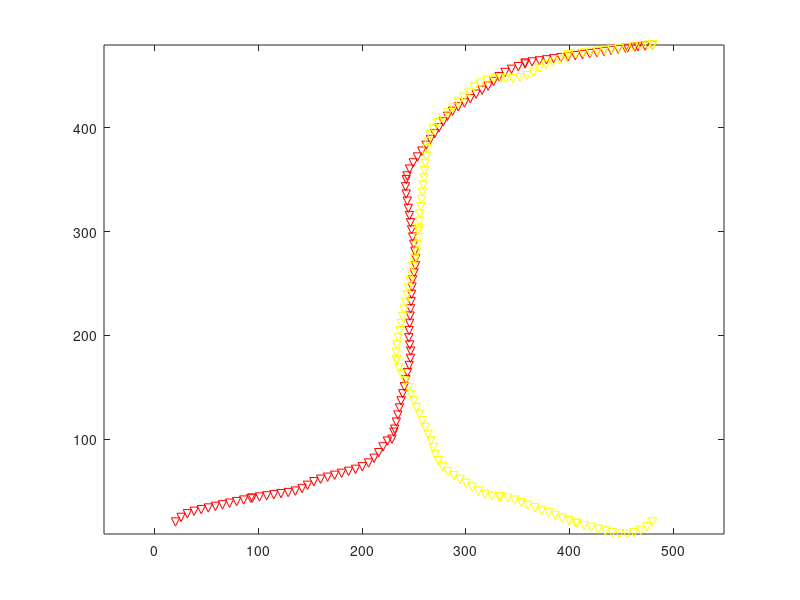

MATLAB code to generate this figure: (Note: this script raises an error after producing the figure.)
clearvars
close all
rand('state',1);

env.x_max = 500;
env.y_max = 500;
x_max=500;
y_max=500;
width_c=50;
width_b=100;
l_block=0.5*(x_max-width_c);
h_block=(y_max-2*width_b);
obstacle1 = [0,width_b,l_block,h_block];
obstacle2 = [x_max-l_block,width_b,l_block,h_block];
ob_vec=[obstacle1;obstacle2];
env.ob_vec=ob_vec;

EPS = 10;
rho=40;
    BETA=EPS/rho; 
numNodes=2000;

% 7-10 deconfliciton
dt=0.1;

confliction_init.notCollided=1;

%% Agent1
agent1.q_start.coord = [20 20];
agent1.q_start.dir=pi/4; 
agent1.q_start.cost = 0;
agent1.q_start.parent = 0;

agent1.q_goal.coord = [x_max-20 y_max-20];
agent1.q_goal.cost = 0;
agent1.q_goal.dir=0;

agent1.speedmode=0;
agent1.q_ci=agent1.q_start;

agent1.i=2; %used for path following

agent1.confliction=confliction_init;


%% Agent2
agent2.q_start.coord = [x_max-20 20];
agent2.q_start.dir=-3*pi/4; 
agent2.q_start.cost = 0;
agent2.q_start.parent = 0;

agent2.q_goal.coord = [x_max-20 y_max-20];
agent2.q_goal.cost = 0;
agent2.q_goal.dir=0;

agent2.speedmode=0;
agent2.q_ci=agent2.q_start;

agent2.i=2;

agent2.confliction=confliction_init;

% load('path')
% agent1.path=newpath;
% agent1.i=2;

% load('path_data')
load('newpath_data2')
agent1.path=newpath1;
agent2.path=newpath2;


% plot_env(env,1)
plot(agent1.path(:,1),agent1.path(:,2),'rv')
hold on
plot(agent2.path(:,1),agent2.path(:,2),'yv')
axis equal
% axis([10 50 10 50])

% state_check1=[];
% state_check2=[];
dist_agent=[];

Agents=[agent1; agent2];

for t=0:dt:80
    t
%     agent1=controlFollowPath(agent1,rho,EPS,dt);
%     agent2=controlFollowPath(agent2,rho,EPS,dt);

%--------
    Agents=control(Agents,rho,EPS,dt);
    for i=1:2
        plot(Agents(i).q_ci.coord(1),Agents(i).q_ci.coord(2),'b.')
        hold on
        temp=Agents(i);
        plot(Agents(i).path(temp.i,1), Agents(i).path(temp.i,2),'g.')
        if ~Agents(i).confliction.notCollided
            plot(Agents(i).confliction.center(1), Agents(i).confliction.center(2),'ko')
            plot(Agents(i).confliction.leave(1), Agents(i).confliction.leave(2),'k.')
            
        end
        drawnow
    end
%     [Agents(1).speedmode Agents(2).speedmode]
    %-----------
%     agent1.i
%     plot(agent1.q_ci.coord(1),agent1.q_ci.coord(2),'b.')
%     agent1.i
%     plot(agent2.q_ci.coord(1),agent2.q_ci.coord(2),'b.')
%     drawnow
% %     pause(0.5)
%     [temp1,temp2]=checkNoAgentCollisionInit(agent1,agent2);
%     state_check1=[state_check1 temp1.notCollided];
%     state_check2=[state_check2 temp2.notCollided];
%     if ~temp1.notCollided
%         plot(temp1.approach(1,1),temp1.approach(1,2),'k.')
%         plot(temp1.leave(1,1),temp1.leave(1,2),'k.')
%         plot(temp2.approach(1,1),temp2.approach(1,2),'k.')
%         plot(temp2.leave(1,1),temp2.leave(1,2),'k.')
%         plot(temp1.center(1,1),temp1.center(1,2),'ko','LineWidth',1.5)
%     end
        
    dist_agent=[dist_agent norm(Agents(1).q_ci.coord-Agents(2).q_ci.coord)];
%     hold on;
end

% figure(2)
% plot(state_check1)
% hold on
% plot(state_check2,'--')

figure(3)
plot(0:dt:80,dist_agent)
